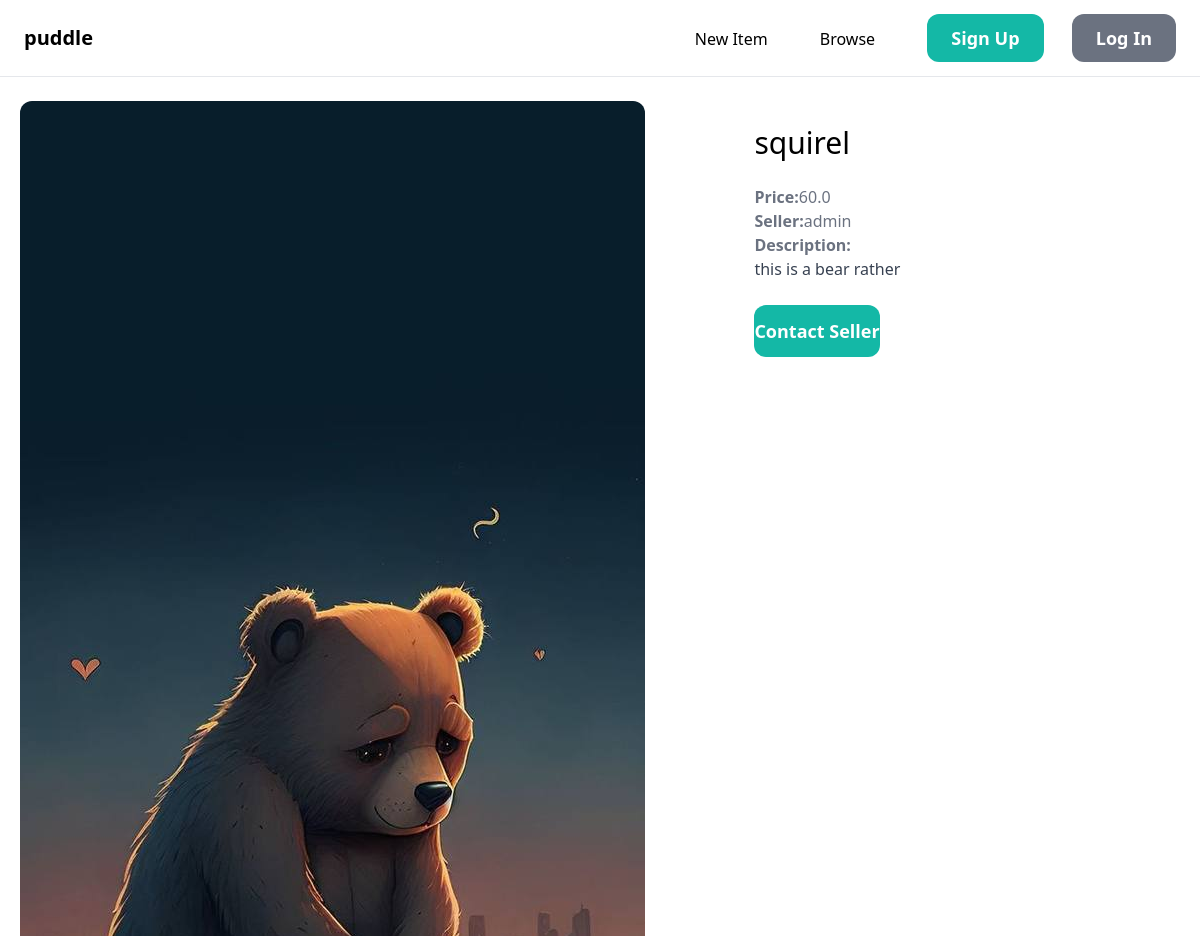
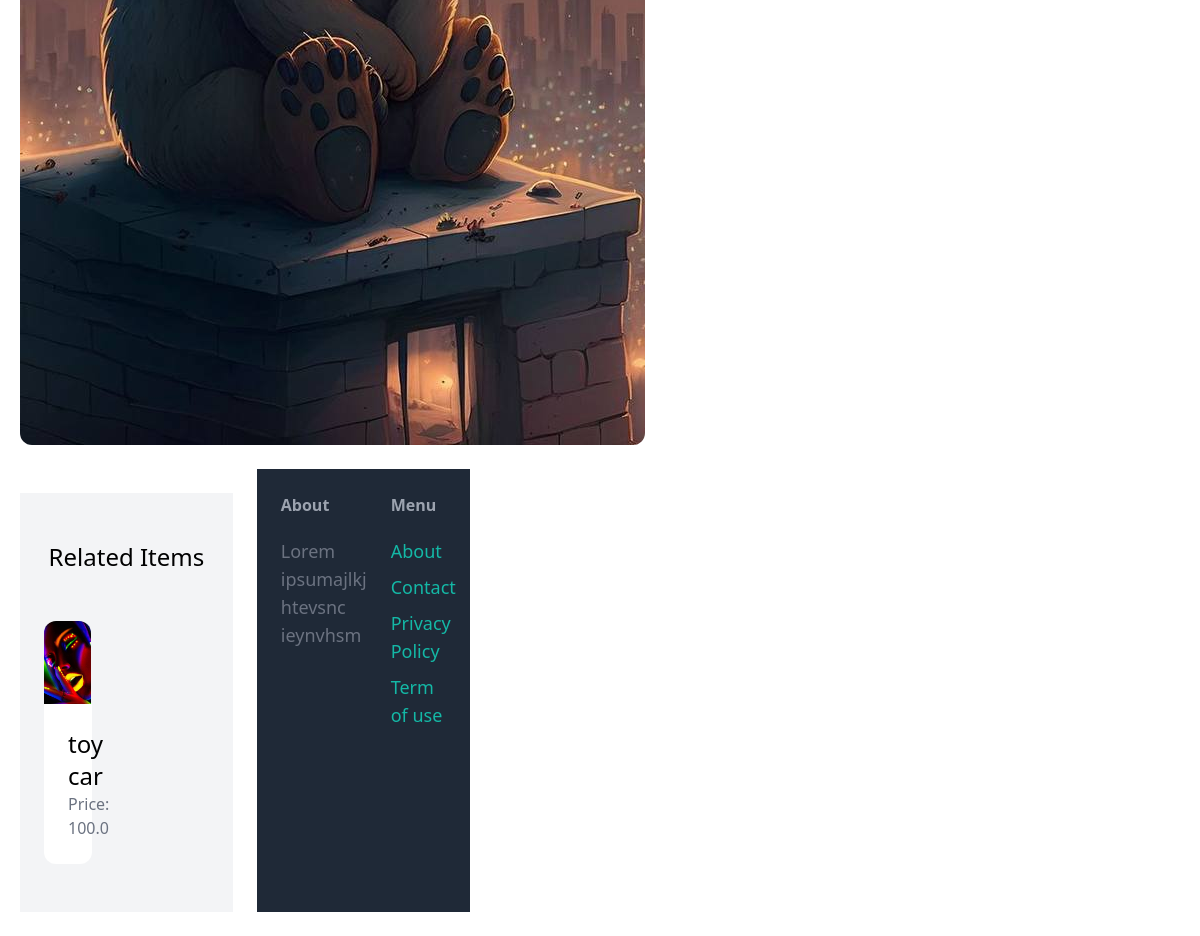
Screenshot of /items/2/ with the database file from the repository (2 pictures, top to bottom).
### item/models.py (models this page shows, shortened)
class Item(models.Model):
    category = models.ForeignKey(Category, related_name="items", on_delete=models.CASCADE )
    name = models.CharField(max_length=255)
    description = models.TextField(blank=True, null=True)
    price = models.FloatField()
    image = models.ImageField(upload_to="item_images", blank =True)
    is_sold = models.BooleanField(default=False)
    created_by = models.ForeignKey(User, related_name="items", on_delete=models.CASCADE)
    created_at = models.DateTimeField(auto_now_add=True)

### item/views.py (the view)
# urls.py: path('<int:pk>/', views.detail, name ="detail")
def detail(request, pk):
    item = get_object_or_404(Item, pk=pk)
    related_items = Item.objects.filter(category=item.category, is_sold =False).exclude(pk=pk)[0:3]
    return render(request, "item/detail.html",{
        "item": item,
        "related_items": related_items
    })

### item/templates/item/detail.html (shortened to what this page needs)
{% extends 'core/base.html' %}
{% block content %}
<div class = "grid grid-cols-5 gap-6">
    <div class = "col-span-3">
        <img src="{{item.image.url }}"class="rounded-xl">
    </div>
    <div class="col-span-2 p-6 bg gray-100 rounded-xl">
        <h1 class ="mb-6 text-3xl">{{item.name}}</h1>
            <p class="text-gray-500"><strong>Price:</strong>{{item.price}}</p>
            <p class="text-gray-500"><strong>Seller:</strong>{{item.created_by.username}}</p>
            {% if item.description %}
            <p class = "text-gray-700">
                <strong class ="text-gray-500">Description:</strong><br>
                {{item.description}}
            </p>
            {% endif %}
            <a href+"#" class= "inline-block mt-6 px py-3 text-lg font-semibold bg-teal-500 text-white rounded-xl hover:bg-teal-700">Contact Seller</a>
</div>
<div class="mt-6 px-6 py-12 bg-gray-100 rounded- xl">
    <h2 class="mb-12 text-2xl text-center">Related Items</h2>
    <div class="grid grid-cols-3 gap-3">
        {% for item in related_items %}
        <div>
            <a href="{% url 'item:detail' item.id %}">
                <div>
                    <img src="{{item.image.url}}" class="rounded-t-xl">
                </div>
                <div class="p-6 bg-white rounded-b-xl">
                    <h2 class="text-2xl">{{item.name}}</h2>
                    <p class="text-gray-500">Price: {{item.price}}</p>
            </a>
        </div>
        {% endfor %}
    </div>
</div>
{% endblock content %}

### rows the page displays
Item: image (picture), name "squirel", price "60.0", created_by.username "admin", description "this is a bear rather"
Item: image (picture), name "toy car", price "100.0"
